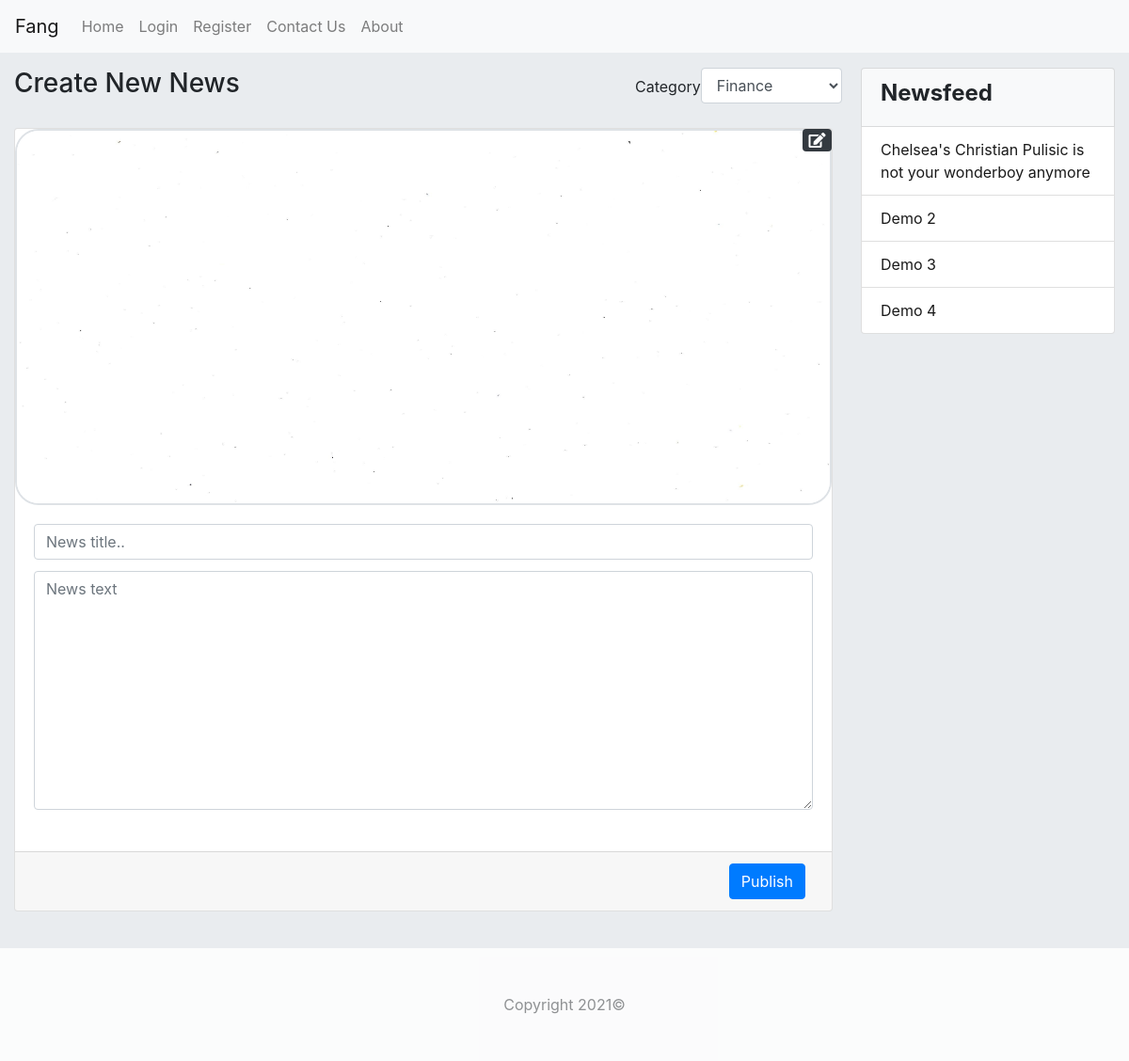
The page /newNews.php on the database its author committed.
### tables this page shows
CREATE TABLE `news` (
  `id` int(11) NOT NULL,
  `author` int(11) NOT NULL,
  `heading` varchar(150) NOT NULL,
  `img` varchar(250) NOT NULL,
  `description` text NOT NULL,
  `catid` int(11) NOT NULL,
  `dtcreated` datetime NOT NULL,
  `dtupdated` datetime DEFAULT NULL
);

### inc/util.php (called while the page is built, shortened)
<?php
function getAllCategory(){
    global $db;
    $sGet = $db->query("SELECT * FROM news_category;");
    $rGet = $sGet->fetchAll(PDO::FETCH_ASSOC);
    return $rGet;
}
?>

### newNews.php (the view, shortened to what this page needs)
<?php
include_once 'common/master.php';
include_once 'inc/util.php';
?>
<!DOCTYPE html>
<html lang="en">
<head>
</head>
<body>
  <?php include_once 'common/navbar.php'; ?>
  <div class="container-fluid" id="main-content">
    <div class="row pt-3">
      <div class="col-lg-9">
        <form method="POST" id="form-news" enctype="multipart/form-data">
          <div class="row">
                        <span class="col-md-5"><h3>Create New News</h3></span>
                        <div class="col-md-3 offset-md-4">
                        <div class="form-group row">
                    <label id="col-sm-2" style="line-height: 2.5;" for="exampleFormControlSelect1">Category</label>
                    <select class="form-control col-sm-8" name="category" id="exampleFormControlSelect1">
                    <?php
                $categories = getAllCategory();
                foreach ($categories as $category){
                  echo "<option value=\"".$category['id']."\">".$category['category']."</option>\\";
                }
                ?>
                    </select>
                </div>
                        </div>
                    </div>
          <div class="col-12 px-0">
            <div class="card mb-4">
              <div style="z-index:500;right:0;position:absolute;" class="float-right">
                <span class="badge badge-xl badge-dark modify-img" onclick="modifyImage();" style="cursor:pointer;margin-right:0px;font-size:1em;">
                  <i class="fa fa-edit" aria-hidden="true"></i>
                </span>
              </div>
              <img class="card-img-top" src="img/blank.jpg" style="border: 2px solid #dee2e6;border-radius: 25px;" alt="Card image cap">
              <div class="card-body">
                <div class="card-title editable">
                    <input type="text" id="news-title" class="form-control" placeholder="News title.." name="news-title">
                </div>
                <div class="card-text">
                    <textarea name="news-text" id="news-text" class="form-control" placeholder="News text" rows="10"></textarea>
                </div>
              </div>
              <div class="card-footer">
                <button type="button" class="btn btn-primary float-right mr-2" onclick="saveCard(this);" style="position: relative;">Publish</button>
              </div>
            </div>
          </div>
        </form>
      </div>
      <div class="col-lg-3">
        <ul class="list-group">
          <li class="list-group-item bg-light">
            <h4><b>Newsfeed</b></h4>
          </li>
          <?php include_once 'common/newsfeed.php'; ?>
        </ul>
      </div>
    </div>
  </div>
</body>
</html>

### common/newsfeed.php
<?php
$sGetNews = $db->query("SELECT heading,id FROM news ORDER BY id LIMIT 10;");
if ($sGetNews->rowCount() > 0){
    while ($rGetNews = $sGetNews->fetch()){
        echo "<li class=\"list-group-item news-selection\"><a href=\"viewNews.php?id={$rGetNews['id']}\">{$rGetNews['heading']}</a></li>";
    }
}
else{
    echo "<li class=\"list-group-item news-selection\"><a href=\"javascript:void(0)l\">Unavailable latest news!</a></li>";
}
?>

### common/master.php (style rules this page uses)
#main-content { background-color:#e9ecef; min-height: 100%; padding-bottom:15px; }
.news-selection * { color: rgba(0,0,0,.9); }

### newNews.php (style rules this page uses)
.card img { max-height: 400px; min-height: 400px; height:400px; }

### rows shown on the page
news: heading "Chelsea's Christian Pulisic is not your wonderboy anymore"
news: heading "Demo 2"
news: heading "Demo 3"
news: heading "Demo 4"

### other values the page prints
form field category "Finance"
